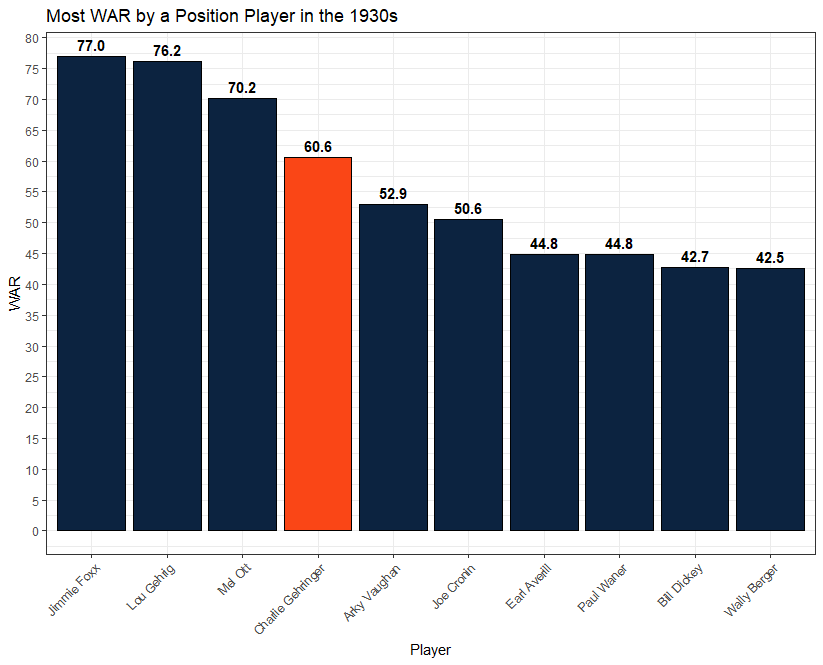

Generate this figure with R:
#Set working directory

setwd("C:/Users/daily/Desktop/Repositories/MiscVisuals/Bar Charts")

#Load necessary libraries

library(tidyverse)
library(ggplot2)
library(weights)
theme_set(theme_bw())

#Import data

war_data <- read.csv("C:/Users/daily/Desktop/Repositories/MiscVisuals/Bar Charts/Gehringer WAR.csv")

#Creating a highlight for Gehringer

war_data <- war_data %>%
  mutate(Highlight = ifelse(Name == "Charlie Gehringer", "yes", "no"))

#Create visual

war_data %>%
  ggplot(aes(x = reorder(Name, desc(WAR)), y = WAR, fill = Highlight)) +
  geom_bar(stat = "identity", color = "black") +
  geom_text(aes(label = rd(WAR, 1)), fontface = "bold", vjust = -0.5) +
  scale_y_continuous(breaks = seq(0, 80, 5)) +
  scale_fill_manual(values = c("yes" = "#FA4616", "no" = "#0C2340")) +
  theme(legend.position = "none") +
  theme(axis.text.x = element_text(angle = 45, vjust = 1, hjust = 1)) +
  labs(title = "Most WAR by a Position Player in the 1930s",
       x = "Player",
       y = "WAR",
       fill = "Player")
